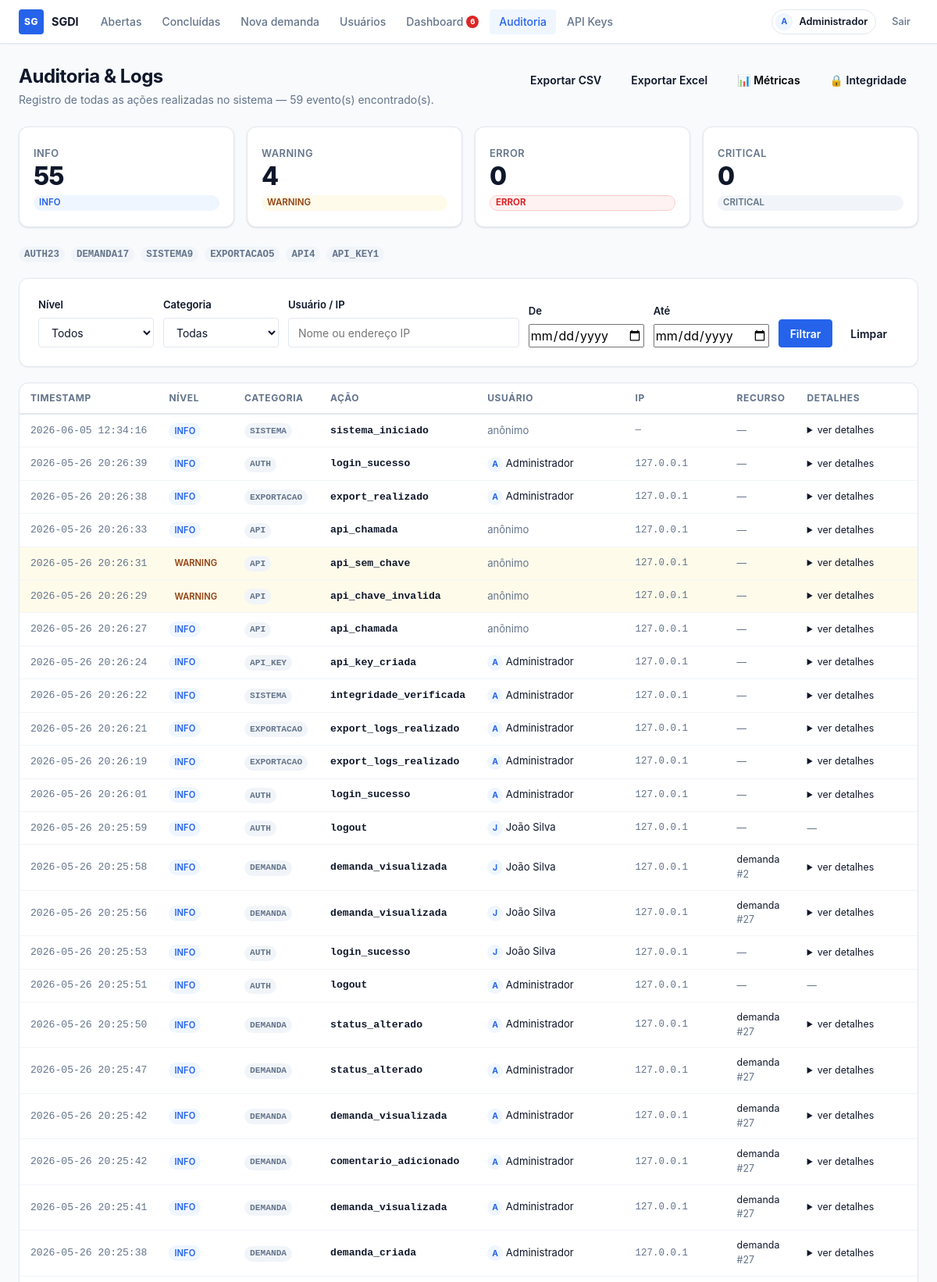
Screenshot of /auditoria (signed in, upper part) with the database file from the repository.
### tables this page shows
CREATE TABLE logs_sistema (
            id             INTEGER PRIMARY KEY AUTOINCREMENT,
            timestamp      TEXT NOT NULL DEFAULT (datetime('now','localtime')),
            nivel          TEXT NOT NULL DEFAULT 'INFO',
            categoria      TEXT NOT NULL,
            acao           TEXT NOT NULL,
            usuario_id     INTEGER REFERENCES usuarios(id),
            usuario_nome   TEXT,
            ip             TEXT,
            recurso_tipo   TEXT,
            recurso_id     INTEGER,
            detalhes       TEXT,
            hash_anterior  TEXT,
            hash_registro  TEXT
        , session_id TEXT);

### app.py (the view)
@app.route("/auditoria")
@login_required
def auditoria():
    nivel     = request.args.get("nivel", "").strip()
    categoria = request.args.get("categoria", "").strip()
    usuario_f = request.args.get("usuario", "").strip()
    data_ini  = request.args.get("data_ini", "").strip()
    data_fim  = request.args.get("data_fim", "").strip()
    pagina    = max(int(request.args.get("pagina", 1)), 1)
    por_pagina = 50
    clauses, params = [], []
    if nivel:
        clauses.append("nivel = ?");    params.append(nivel)
    if categoria:
        clauses.append("categoria = ?"); params.append(categoria)
    if usuario_f:
        clauses.append("(usuario_nome LIKE ? OR ip LIKE ?)");
        params += [f"%{usuario_f}%", f"%{usuario_f}%"]
    if data_ini:
        clauses.append("timestamp >= ?"); params.append(data_ini + " 00:00:00")
    if data_fim:
        clauses.append("timestamp <= ?"); params.append(data_fim + " 23:59:59")
    where = ("WHERE " + " AND ".join(clauses)) if clauses else ""
    conn = get_db()
    try:
        total = conn.execute(
            f"SELECT COUNT(*) FROM logs_sistema {where}", params
        ).fetchone()[0]
        offset = (pagina - 1) * por_pagina
        logs = conn.execute(
            f"""
            SELECT id, timestamp, nivel, categoria, acao,
                   usuario_nome, ip, recurso_tipo, recurso_id, detalhes
            FROM logs_sistema {where}
            ORDER BY id DESC
            LIMIT ? OFFSET ?
            """,
            params + [por_pagina, offset],
        ).fetchall()
        contadores = {r["nivel"]: r["total"] for r in conn.execute(
            "SELECT nivel, COUNT(*) as total FROM logs_sistema GROUP BY nivel"
        ).fetchall()}
        por_categoria = {r["categoria"]: r["total"] for r in conn.execute(
            "SELECT categoria, COUNT(*) as total FROM logs_sistema GROUP BY categoria ORDER BY total DESC"
        ).fetchall()}
        usuarios_lista = conn.execute(
            "SELECT DISTINCT usuario_nome FROM logs_sistema WHERE usuario_nome IS NOT NULL ORDER BY usuario_nome"
        ).fetchall()
    finally:
        conn.close()
    total_paginas = max((total + por_pagina - 1) // por_pagina, 1)
    return render_template(
        "auditoria.html",
        logs=logs,
        total=total,
        pagina=pagina,
        total_paginas=total_paginas,
        por_pagina=por_pagina,
        contadores=contadores,
        por_categoria=por_categoria,
        usuarios_lista=usuarios_lista,
        filtros={
            "nivel": nivel, "categoria": categoria,
            "usuario": usuario_f, "data_ini": data_ini, "data_fim": data_fim,
        },
        niveis=["INFO", "WARNING", "ERROR", "CRITICAL"],
        categorias=["AUTH", "DEMANDA", "API", "SEGURANCA", "EXPORTACAO", "API_KEY", "USUARIO", "SISTEMA"],
    )

### app.py (called while the page is built)
def login_required(f):
    @wraps(f)
    def decorated(*args, **kwargs):
        if "usuario_id" not in session:
            flash("Faça login para continuar.")
            return redirect(url_for("login"))
        return f(*args, **kwargs)
    return decorated

@app.context_processor
def inject_globals():
    if "csrf_token" not in session:
        session["csrf_token"] = secrets.token_hex(32)
    return {
        "csrf_token": session["csrf_token"],
        "usuario_logado": {
            "id": session.get("usuario_id"),
            "nome": session.get("usuario_nome"),
            "username": session.get("usuario_username"),
        } if "usuario_id" in session else None,
    }

def get_db():
    return get_db_connection()

### database.py (called while the page is built)
def get_db_connection():
    conn = sqlite3.connect(DB_PATH)
    conn.row_factory = sqlite3.Row
    conn.execute("PRAGMA foreign_keys = ON")
    return conn

### templates/auditoria.html (shortened to what this page needs)
{% extends "base.html" %}
{% block content %}
<div class="page-header">
    <div>
        <h1>Auditoria &amp; Logs</h1>
        <p class="page-header__sub">Registro de todas as ações realizadas no sistema — {{ total }} evento(s) encontrado(s).</p>
    </div>
    <div class="page-header__actions" style="display:flex;gap:8px;flex-wrap:wrap">
        <a href="{{ url_for('auditoria_export', **filtros) }}" class="btn btn--outline">
            Exportar CSV
        </a>
        <a href="{{ url_for('auditoria_export', format='xlsx', **filtros) }}" class="btn btn--outline">
            Exportar Excel
        </a>
        <button id="btn-metricas" class="btn btn--outline" onclick="toggleMetricas()">
            📊 Métricas
        </button>
        <a href="/api/admin/integridade" id="btn-integridade" class="btn btn--outline" target="_blank"
           title="Verificar integridade da cadeia de hashes dos logs">
            🔒 Integridade
        </a>
    </div>
</div>
<div class="kpi-grid" style="grid-template-columns:repeat(4,1fr);margin-bottom:20px">
    {% set nivel_styles = {
        'INFO':     ('chip--open',     'INFO'),
        'WARNING':  ('chip--andamento','WARNING'),
        'ERROR':    ('chip--critica',  'ERROR'),
        'CRITICAL': ('chip--cancelada','CRITICAL'),
    } %}
    {% for nivel_k, (cls, label) in nivel_styles.items() %}
    <div class="kpi-card">
        <div class="kpi-card__label">{{ label }}</div>
        <div class="kpi-card__value">{{ contadores.get(nivel_k, 0) }}</div>
        <span class="chip {{ cls }}" style="font-size:0.72rem;margin-top:4px">{{ nivel_k }}</span>
    </div>
    {% endfor %}
</div>
<div style="display:flex;flex-wrap:wrap;gap:8px;margin-bottom:20px">
    {% for cat, cnt in por_categoria.items() %}
    <a href="{{ url_for('auditoria', categoria=cat) }}"
       style="text-decoration:none">
        <span class="chip chip--id" style="font-size:0.78rem;cursor:pointer">
            {{ cat }} <strong>{{ cnt }}</strong>
        </span>
    </a>
    {% endfor %}
</div>
<div class="card" style="margin-bottom:20px">
    <div class="card__body">
        <form method="GET" action="{{ url_for('auditoria') }}"
              style="display:flex;flex-wrap:wrap;gap:12px;align-items:flex-end">
            <div class="field-group" style="min-width:120px;flex:1">
                <label class="field-label">Nível</label>
                <select name="nivel">
                    <option value="">Todos</option>
                </select>
            </div>
            <div class="field-group" style="min-width:140px;flex:1">
                <label class="field-label">Categoria</label>
                <select name="categoria">
                    <option value="">Todas</option>
                </select>
            </div>
            <div class="field-group" style="min-width:160px;flex:2">
                <label class="field-label">Usuário / IP</label>
                <input type="text" name="usuario" placeholder="Nome ou endereço IP"
                       value="{{ filtros.usuario }}">
            </div>
            <div class="field-group" style="min-width:140px;flex:1">
                <label class="field-label">De</label>
                <input type="date" name="data_ini" value="{{ filtros.data_ini }}">
            </div>
            <div class="field-group" style="min-width:140px;flex:1">
                <label class="field-label">Até</label>
                <input type="date" name="data_fim" value="{{ filtros.data_fim }}">
            </div>
            <div style="display:flex;gap:8px">
                <button type="submit" class="btn btn--primary">Filtrar</button>
                <a href="{{ url_for('auditoria') }}" class="btn btn--outline">Limpar</a>
            </div>
        </form>
    </div>
</div>
<div class="card">
    <div class="card__body" style="overflow-x:auto;padding:0">
        {% if logs %}
        <table class="data-table" style="font-size:0.82rem">
            <thead>
                <tr>
                    <th style="width:140px">Timestamp</th>
                    <th style="width:90px">Nível</th>
                    <th style="width:110px">Categoria</th>
                    <th style="width:180px">Ação</th>
                    <th>Usuário</th>
                    <th style="width:130px">IP</th>
                    <th style="width:80px">Recurso</th>
                    <th>Detalhes</th>
                </tr>
            </thead>
            <tbody>
                {% for entry in logs %}
                {% set nivel_row = entry['nivel'] %}
                {% set row_bg = {
                    'CRITICAL': 'background:#fff5f5',
                    'ERROR':    'background:#fff5f5',
                    'WARNING':  'background:#fffbeb',
                }.get(nivel_row, '') %}
                <tr style="{{ row_bg }}">
                    <td style="font-family:monospace;white-space:nowrap;color:var(--text-muted)">
                        {{ entry['timestamp'] }}
                    </td>
                    <td>
                        {% if nivel_row == 'CRITICAL' %}
                            <span class="chip chip--cancelada" style="font-size:0.70rem">CRITICAL</span>
                        {% elif nivel_row == 'ERROR' %}
                            <span class="chip chip--critica" style="font-size:0.70rem">ERROR</span>
                        {% elif nivel_row == 'WARNING' %}
                            <span class="chip chip--andamento" style="font-size:0.70rem">WARNING</span>
                        {% else %}
                            <span class="chip chip--open" style="font-size:0.70rem">INFO</span>
                        {% endif %}
                    </td>
                    <td>
                        <span class="chip chip--id" style="font-size:0.70rem">{{ entry['categoria'] }}</span>
                    </td>
                    <td style="font-family:monospace;font-weight:600;color:var(--text-body)">
                        {{ entry['acao'] }}
                    </td>
                    <td style="color:var(--text-body)">
                        {% if entry['usuario_nome'] %}
                            <span class="avatar avatar--sm" style="font-size:0.65rem;width:20px;height:20px">
                                {{ entry['usuario_nome'][0] }}
                            </span>
                            {{ entry['usuario_nome'] }}
                        {% else %}
                            <span style="color:var(--text-muted)">anônimo</span>
                        {% endif %}
                    </td>
                    <td style="font-family:monospace;font-size:0.78rem;color:var(--text-muted)">
                        {{ entry['ip'] or '—' }}
                    </td>
                    <td style="font-size:0.78rem">
                        {% if entry['recurso_tipo'] %}
                            <span style="color:var(--primary)">{{ entry['recurso_tipo'] }}</span>
                            {% if entry['recurso_id'] %}
                                <span style="color:var(--text-muted)">#{{ entry['recurso_id'] }}</span>
                            {% endif %}
                        {% else %}
                            <span style="color:var(--text-muted)">—</span>
                        {% endif %}
                    </td>
                    <td style="max-width:260px">
                        {% if entry['detalhes'] and entry['detalhes'] != '{}' %}
                        <details>
                            <summary style="cursor:pointer;font-size:0.78rem;color:var(--primary)">
                                ver detalhes
                            </summary>
                        </details>
                        {% else %}
                            <span style="color:var(--text-muted);font-size:0.78rem">—</span>
                        {% endif %}
                    </td>
                </tr>
                {% endfor %}
            </tbody>
        </table>
        {% else %}
        <div class="empty-state" style="padding:40px 16px">
            <h3>Nenhum evento registrado com os filtros aplicados.</h3>
            <p>Tente ampliar o intervalo de datas ou remover os filtros.</p>
        </div>
        {% endif %}
    </div>
</div>
{% endblock %}

### rows the page displays
logs_sistema: cat "DEMANDA", id "17"
logs_sistema: categoria "API_KEY", usuario "1", timestamp "2026-05-26 20:26:24", nivel "INFO", acao "api_key_criada", usuario_nome "A", usuario_nome "Administrador", ip "127.0.0.1"
logs_sistema: timestamp "2026-06-05 12:34:16", nivel "INFO", categoria "SISTEMA", acao "sistema_iniciado", shows "anônimo", entry "—"
logs_sistema: timestamp "2026-05-26 20:26:39", nivel "INFO", categoria "AUTH", acao "login_sucesso", usuario_nome "A", usuario_nome "Administrador", ip "127.0.0.1"
logs_sistema: timestamp "2026-05-26 20:26:38", nivel "INFO", categoria "EXPORTACAO", acao "export_realizado", usuario_nome "A", usuario_nome "Administrador", ip "127.0.0.1"
logs_sistema: timestamp "2026-05-26 20:26:33", nivel "INFO", categoria "API", acao "api_chamada", shows "anônimo", ip "127.0.0.1"
logs_sistema: timestamp "2026-05-26 20:26:31", nivel "WARNING", categoria "API", acao "api_sem_chave", shows "anônimo", ip "127.0.0.1"
logs_sistema: timestamp "2026-05-26 20:26:29", nivel "WARNING", categoria "API", acao "api_chave_invalida", shows "anônimo", ip "127.0.0.1"
logs_sistema: timestamp "2026-05-26 20:26:27", nivel "INFO", categoria "API", acao "api_chamada", shows "anônimo", ip "127.0.0.1"
logs_sistema: timestamp "2026-05-26 20:26:22", nivel "INFO", categoria "SISTEMA", acao "integridade_verificada", usuario_nome "A", usuario_nome "Administrador", ip "127.0.0.1"
logs_sistema: timestamp "2026-05-26 20:26:21", nivel "INFO", categoria "EXPORTACAO", acao "export_logs_realizado", usuario_nome "A", usuario_nome "Administrador", ip "127.0.0.1"
logs_sistema: timestamp "2026-05-26 20:26:19", nivel "INFO", categoria "EXPORTACAO", acao "export_logs_realizado", usuario_nome "A", usuario_nome "Administrador", ip "127.0.0.1"
logs_sistema: timestamp "2026-05-26 20:26:01", nivel "INFO", categoria "AUTH", acao "login_sucesso", usuario_nome "A", usuario_nome "Administrador", ip "127.0.0.1"
logs_sistema: timestamp "2026-05-26 20:25:59", nivel "INFO", categoria "AUTH", acao "logout", usuario_nome "J", usuario_nome "João Silva", ip "127.0.0.1"
logs_sistema: timestamp "2026-05-26 20:25:58", nivel "INFO", categoria "DEMANDA", acao "demanda_visualizada", usuario_nome "J", usuario_nome "João Silva", ip "127.0.0.1", recurso_tipo "demanda", recurso_id "2"
logs_sistema: timestamp "2026-05-26 20:25:56", nivel "INFO", categoria "DEMANDA", acao "demanda_visualizada", usuario_nome "J", usuario_nome "João Silva", ip "127.0.0.1", recurso_tipo "demanda", recurso_id "27"
logs_sistema: timestamp "2026-05-26 20:25:53", nivel "INFO", categoria "AUTH", acao "login_sucesso", usuario_nome "J", usuario_nome "João Silva", ip "127.0.0.1"
logs_sistema: timestamp "2026-05-26 20:25:51", nivel "INFO", categoria "AUTH", acao "logout", usuario_nome "A", usuario_nome "Administrador", ip "127.0.0.1"
logs_sistema: timestamp "2026-05-26 20:25:50", nivel "INFO", categoria "DEMANDA", acao "status_alterado", usuario_nome "A", usuario_nome "Administrador", ip "127.0.0.1", recurso_tipo "demanda", recurso_id "27"
logs_sistema: timestamp "2026-05-26 20:25:47", nivel "INFO", categoria "DEMANDA", acao "status_alterado", usuario_nome "A", usuario_nome "Administrador", ip "127.0.0.1", recurso_tipo "demanda", recurso_id "27"
logs_sistema: timestamp "2026-05-26 20:25:42", nivel "INFO", categoria "DEMANDA", acao "demanda_visualizada", usuario_nome "A", usuario_nome "Administrador", ip "127.0.0.1", recurso_tipo "demanda", recurso_id "27"
logs_sistema: timestamp "2026-05-26 20:25:42", nivel "INFO", categoria "DEMANDA", acao "comentario_adicionado", usuario_nome "A", usuario_nome "Administrador", ip "127.0.0.1", recurso_tipo "demanda", recurso_id "27"
logs_sistema: timestamp "2026-05-26 20:25:41", nivel "INFO", categoria "DEMANDA", acao "demanda_visualizada", usuario_nome "A", usuario_nome "Administrador", ip "127.0.0.1", recurso_tipo "demanda", recurso_id "27"
logs_sistema: timestamp "2026-05-26 20:25:38", nivel "INFO", categoria "DEMANDA", acao "demanda_criada", usuario_nome "A", usuario_nome "Administrador", ip "127.0.0.1", recurso_tipo "demanda", recurso_id "27"

### other values shown
{{ usuario_logado.nome[0] }} "A"
{{ usuario_logado.nome }} "Administrador"
{{ total }} "59"
{{ label }} "INFO" "WARNING" "ERROR" "CRITICAL"
{{ contadores.get(nivel_k, 0) }} "55" "4" "0" "0"
{{ nivel_k }} "INFO" "WARNING" "ERROR" "CRITICAL"
{{ cat }} "AUTH" "SISTEMA" "EXPORTACAO" "API"
{{ cnt }} "23" "9" "5" "4"
